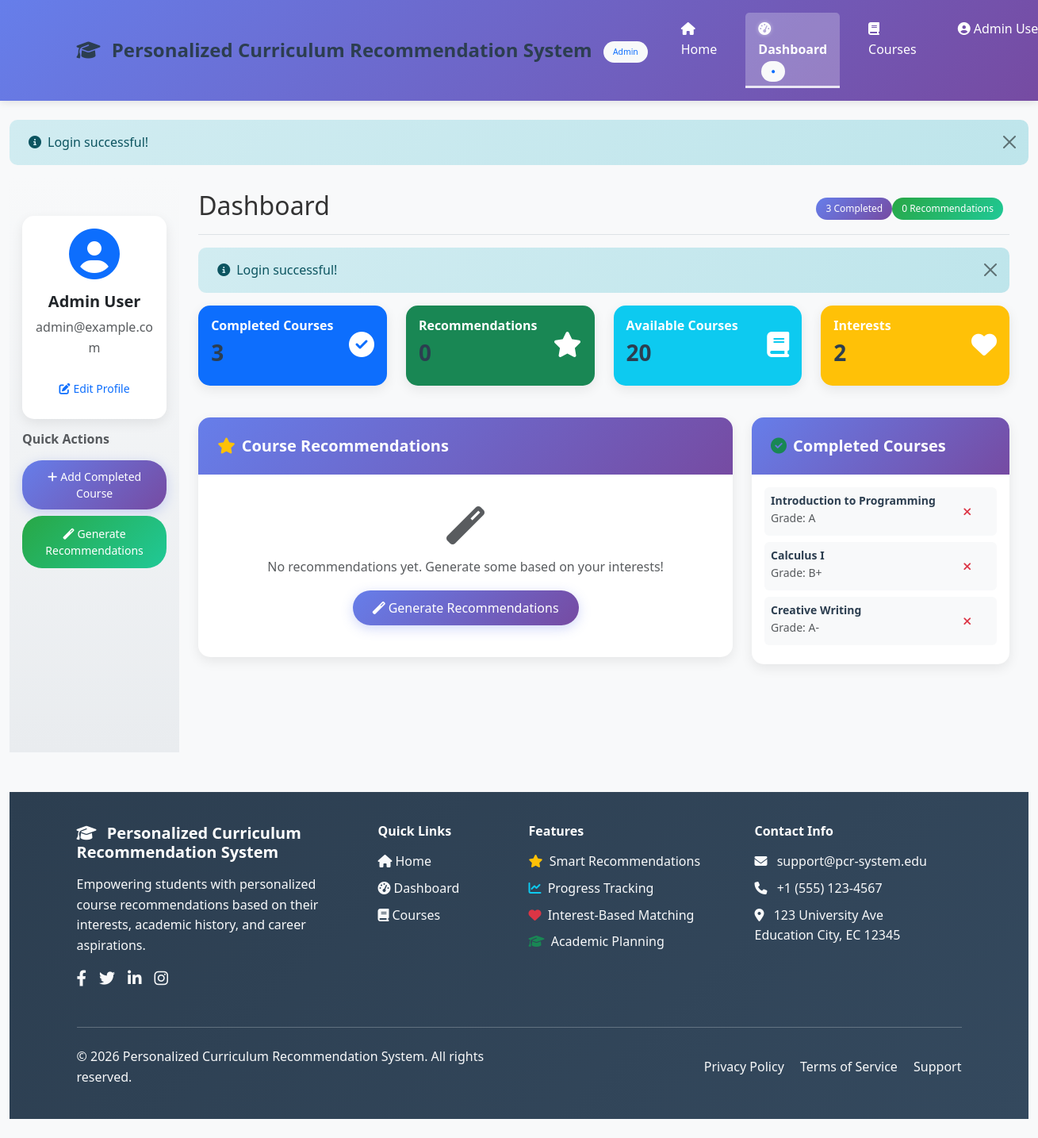
The page /student/dashboard.php (signed in) on the database its author committed.
### tables this page shows
CREATE TABLE IF NOT EXISTS completed_courses (
    id INT AUTO_INCREMENT PRIMARY KEY,
    student_id INT NOT NULL,
    course_id INT NOT NULL,
    completed_at TIMESTAMP DEFAULT CURRENT_TIMESTAMP,
    grade VARCHAR(5),
    FOREIGN KEY (student_id) REFERENCES students(id) ON DELETE CASCADE,
    FOREIGN KEY (course_id) REFERENCES courses(id) ON DELETE CASCADE,
    UNIQUE KEY unique_student_course (student_id, course_id)
);

CREATE TABLE IF NOT EXISTS courses (
    id INT AUTO_INCREMENT PRIMARY KEY,
    name VARCHAR(200) NOT NULL,
    category VARCHAR(100) NOT NULL,
    difficulty ENUM('Beginner', 'Intermediate', 'Advanced') DEFAULT 'Beginner',
    keywords TEXT,
    description TEXT,
    credits INT DEFAULT 3,
    created_at TIMESTAMP DEFAULT CURRENT_TIMESTAMP,
    updated_at TIMESTAMP DEFAULT CURRENT_TIMESTAMP ON UPDATE CURRENT_TIMESTAMP
);

### controllers/StudentController.php (called while the page is built, shortened)
<?php
require_once __DIR__ . '/../models/Course.php';
require_once __DIR__ . '/../models/CompletedCourse.php';
require_once __DIR__ . '/../models/Recommendation.php';
class StudentController extends BaseController {
    private $courseModel;
    private $completedCourseModel;
    private $recommendationModel;
    public function __construct() {
        $this->courseModel = new Course();
        $this->completedCourseModel = new CompletedCourse();
        $this->recommendationModel = new Recommendation();
    }
    public function dashboard() {
        $studentId = $_SESSION['user_id'];
        $message = '';
        $completedCourses = $this->completedCourseModel->getByStudent($studentId);
        $recommendations = $this->recommendationModel->getByStudent($studentId);
        $allCourses = $this->courseModel->getAll(20);
        $courseStats = $this->courseModel->getStats();
        $this->render('student/dashboard', [
            'pageTitle' => 'Student Dashboard',
            'message' => $message,
            'completedCourses' => $completedCourses,
            'recommendations' => $recommendations,
            'allCourses' => $allCourses,
            'courseStats' => $courseStats,
            'studentName' => $_SESSION['user_name'],
            'studentEmail' => $_SESSION['user_email'],
            'studentInterests' => $_SESSION['user_interests']
        ]);
    }
}

### student/dashboard.php (called while the page is built)
<?php
require_once '../controllers/StudentController.php';
$controller = new StudentController();
$controller->dashboard();

### models/BaseModel.php (called while the page is built, shortened)
<?php
require_once __DIR__ . '/../config/config.php';
class BaseModel {
    protected $db;
    protected $table;
    public function __construct() {
        global $db;
        $this->db = $db;
    }
    public function count($conditions = []) {
        try {
            $sql = "SELECT COUNT(*) as total FROM {$this->table}";
            $params = [];
            $stmt = $this->db->prepare($sql);
            $stmt->execute($params);
            $result = $stmt->fetch();
            return $result['total'] ?? 0;
        } catch (PDOException $e) {
            return 0;
        }
    }
}

### models/CompletedCourse.php (called while the page is built, shortened)
<?php
require_once __DIR__ . '/BaseModel.php';
class CompletedCourse extends BaseModel {
    protected $table = 'completed_courses';
    public function getByStudent($studentId) {
        try {
            $stmt = $this->db->prepare("
                SELECT c.*, cc.completed_at, cc.grade, cc.id as completion_id
                FROM {$this->table} cc
                JOIN courses c ON cc.course_id = c.id
                WHERE cc.student_id = ?
                ORDER BY cc.completed_at DESC
            ");
            $stmt->execute([$studentId]);
            return $stmt->fetchAll();
        } catch (PDOException $e) {
            return [];
        }
    }
}

### models/Recommendation.php (called while the page is built, shortened)
<?php
require_once __DIR__ . '/BaseModel.php';
class Recommendation extends BaseModel {
    protected $table = 'recommendations';
    public function getByStudent($studentId) {
        try {
            $stmt = $this->db->prepare("
                SELECT r.*, c.name as course_name, c.category, c.difficulty, c.description, c.credits
                FROM {$this->table} r
                JOIN courses c ON r.course_id = c.id
                WHERE r.student_id = ?
                ORDER BY r.confidence_score DESC, r.created_at DESC
            ");
            $stmt->execute([$studentId]);
            return $stmt->fetchAll();
        } catch (PDOException $e) {
            return [];
        }
    }
}

### config/config.php (called while the page is built, shortened)
<?php
function displayMessage() {
    if (isset($_SESSION['message'])) {
        $message = $_SESSION['message'];
        return $message;
    }
    return null;
}
?>

### models/Course.php (called while the page is built, shortened)
<?php
require_once __DIR__ . '/BaseModel.php';
class Course extends BaseModel {
    protected $table = 'courses';
    public function getStats() {
        try {
            $stats = [];
            $stats['total_courses'] = $this->count();
            $stmt = $this->db->prepare("SELECT category, COUNT(*) as count FROM {$this->table} GROUP BY category ORDER BY count DESC");
            $stmt->execute();
            $stats['by_category'] = $stmt->fetchAll();
            $stmt = $this->db->prepare("SELECT difficulty, COUNT(*) as count FROM {$this->table} GROUP BY difficulty ORDER BY difficulty");
            $stmt->execute();
            $stats['by_difficulty'] = $stmt->fetchAll();
            return $stats;
        } catch (PDOException $e) {
            return [];
        }
    }
}

### views/student/dashboard.php (the view, shortened to what this page needs)
<div class="container-fluid">
    <div class="row">
        <div class="col-md-3 col-lg-2 d-md-block sidebar">
            <div class="position-sticky pt-3">
                <div class="card">
                    <div class="card-body text-center">
                        <i class="fas fa-user-circle fa-4x text-primary mb-3"></i>
                        <h5 class="card-title"><?php echo htmlspecialchars($studentName); ?></h5>
                        <p class="card-text text-muted"><?php echo htmlspecialchars($studentEmail); ?></p>
                        <a href="profile.php" class="btn btn-outline-primary btn-sm">
                            <i class="fas fa-edit me-1"></i>Edit Profile
                        </a>
                    </div>
                </div>
                <div class="mt-3">
                    <h6 class="text-muted mb-3">Quick Actions</h6>
                    <div class="d-grid gap-2">
                        <button class="btn btn-primary btn-sm" data-bs-toggle="modal" data-bs-target="#addCourseModal">
                            <i class="fas fa-plus me-1"></i>Add Completed Course
                        </button>
                        <form method="POST" class="d-inline">
                            <button type="submit" class="btn btn-success btn-sm w-100">
                                <i class="fas fa-magic me-1"></i>Generate Recommendations
                            </button>
                        </form>
                    </div>
                </div>
            </div>
        </div>
        <div class="col-md-9 ms-sm-auto col-lg-10 px-md-4">
            <div class="d-flex justify-content-between flex-wrap flex-md-nowrap align-items-center pt-3 pb-2 mb-3 border-bottom">
                <h1 class="h2">Dashboard</h1>
                <div class="btn-toolbar mb-2 mb-md-0">
                    <div class="btn-group me-2">
                        <span class="badge bg-primary"><?php echo count($completedCourses); ?> Completed</span>
                        <span class="badge bg-success"><?php echo count($recommendations); ?> Recommendations</span>
                    </div>
                </div>
            </div>
            <?php if (isset($message) && $message): ?>
                <div class="alert alert-info alert-dismissible fade show">
                    <i class="fas fa-info-circle me-2"></i><?php echo htmlspecialchars($message); ?>
                    <button type="button" class="btn-close" data-bs-dismiss="alert"></button>
                </div>
            <?php endif; ?>
            <div class="row mb-4">
                <div class="col-md-3 mb-3">
                    <div class="card bg-primary text-white">
                        <div class="card-body">
                            <div class="d-flex justify-content-between">
                                <div>
                                    <h6 class="card-title">Completed Courses</h6>
                                    <h3><?php echo count($completedCourses); ?></h3>
                                </div>
                                <div class="align-self-center">
                                    <i class="fas fa-check-circle fa-2x"></i>
                                </div>
                            </div>
                        </div>
                    </div>
                </div>
                <div class="col-md-3 mb-3">
                    <div class="card bg-success text-white">
                        <div class="card-body">
                            <div class="d-flex justify-content-between">
                                <div>
                                    <h6 class="card-title">Recommendations</h6>
                                    <h3><?php echo count($recommendations); ?></h3>
                                </div>
                                <div class="align-self-center">
                                    <i class="fas fa-star fa-2x"></i>
                                </div>
                            </div>
                        </div>
                    </div>
                </div>
                <div class="col-md-3 mb-3">
                    <div class="card bg-info text-white">
                        <div class="card-body">
                            <div class="d-flex justify-content-between">
                                <div>
                                    <h6 class="card-title">Available Courses</h6>
                                    <h3><?php echo $courseStats['total_courses'] ?? 0; ?></h3>
                                </div>
                                <div class="align-self-center">
                                    <i class="fas fa-book fa-2x"></i>
                                </div>
                            </div>
                        </div>
                    </div>
                </div>
                <div class="col-md-3 mb-3">
                    <div class="card bg-warning text-white">
                        <div class="card-body">
                            <div class="d-flex justify-content-between">
                                <div>
                                    <h6 class="card-title">Interests</h6>
                                    <h3><?php echo !empty($studentInterests) ? count(explode(',', $studentInterests)) : 0; ?></h3>
                                </div>
                                <div class="align-self-center">
                                    <i class="fas fa-heart fa-2x"></i>
                                </div>
                            </div>
                        </div>
                    </div>
                </div>
            </div>
            <div class="row">
                <div class="col-lg-8 mb-4">
                    <div class="card">
                        <div class="card-header">
                            <h5 class="mb-0">
                                <i class="fas fa-star text-warning me-2"></i>Course Recommendations
                            </h5>
                        </div>
                        <div class="card-body">
                            <?php if (empty($recommendations)): ?>
                                <div class="text-center py-4">
                                    <i class="fas fa-magic fa-3x text-muted mb-3"></i>
                                    <p class="text-muted">No recommendations yet. Generate some based on your interests!</p>
                                    <form method="POST" class="d-inline">
                                        <button type="submit" class="btn btn-primary">
                                            <i class="fas fa-magic me-1"></i>Generate Recommendations
                                        </button>
                                    </form>
                                </div>
                            <?php endif; ?>
                        </div>
                    </div>
                </div>
                <div class="col-lg-4 mb-4">
                    <div class="card">
                        <div class="card-header">
                            <h5 class="mb-0">
                                <i class="fas fa-check-circle text-success me-2"></i>Completed Courses
                            </h5>
                        </div>
                        <div class="card-body">
                            <?php if (empty($completedCourses)): ?>
                                <div class="text-center py-3">
                                    <i class="fas fa-book-open fa-2x text-muted mb-2"></i>
                                    <p class="text-muted small">No completed courses yet</p>
                                </div>
                            <?php else: ?>
                                <?php foreach ($completedCourses as $course): ?>
                                    <div class="d-flex justify-content-between align-items-center mb-2 p-2 bg-light rounded">
                                        <div>
                                            <h6 class="mb-0 small"><?php echo htmlspecialchars($course['name']); ?></h6>
                                            <small class="text-muted">
                                                <?php echo $course['grade'] ? 'Grade: ' . htmlspecialchars($course['grade']) : 'Completed'; ?>
                                            </small>
                                        </div>
                                        <form method="POST" class="d-inline">
                                            <button type="submit" class="btn btn-sm btn-outline-danger"
                                                    onclick="return confirm('Remove this course from completed list?')">
                                                <i class="fas fa-times"></i>
                                            </button>
                                        </form>
                                    </div>
                                <?php endforeach; ?>
                            <?php endif; ?>
                        </div>
                    </div>
                </div>
            </div>
        </div>
    </div>
</div>

### rows shown on the page
completed_courses: course.name "Introduction to Programming", grade "A"
completed_courses: course.name "Calculus I", grade "B+"
completed_courses: course.name "Creative Writing", grade "A-"

### other values the page prints
APP_NAME "Personalized Curriculum Recommendation System"
$item['title'] "Home"
$item['title'] "Dashboard"
$item['title'] "Courses"
$_SESSION['user_name'] "Admin…"
$message "Login successful!"
$studentName "Admin User"
$studentEmail "admin@example.com"
count($completedCourses) "3"
count($recommendations) "0"
$courseStats['total_courses'] "20"
count(explode(',', $studentInterests)) "2"
